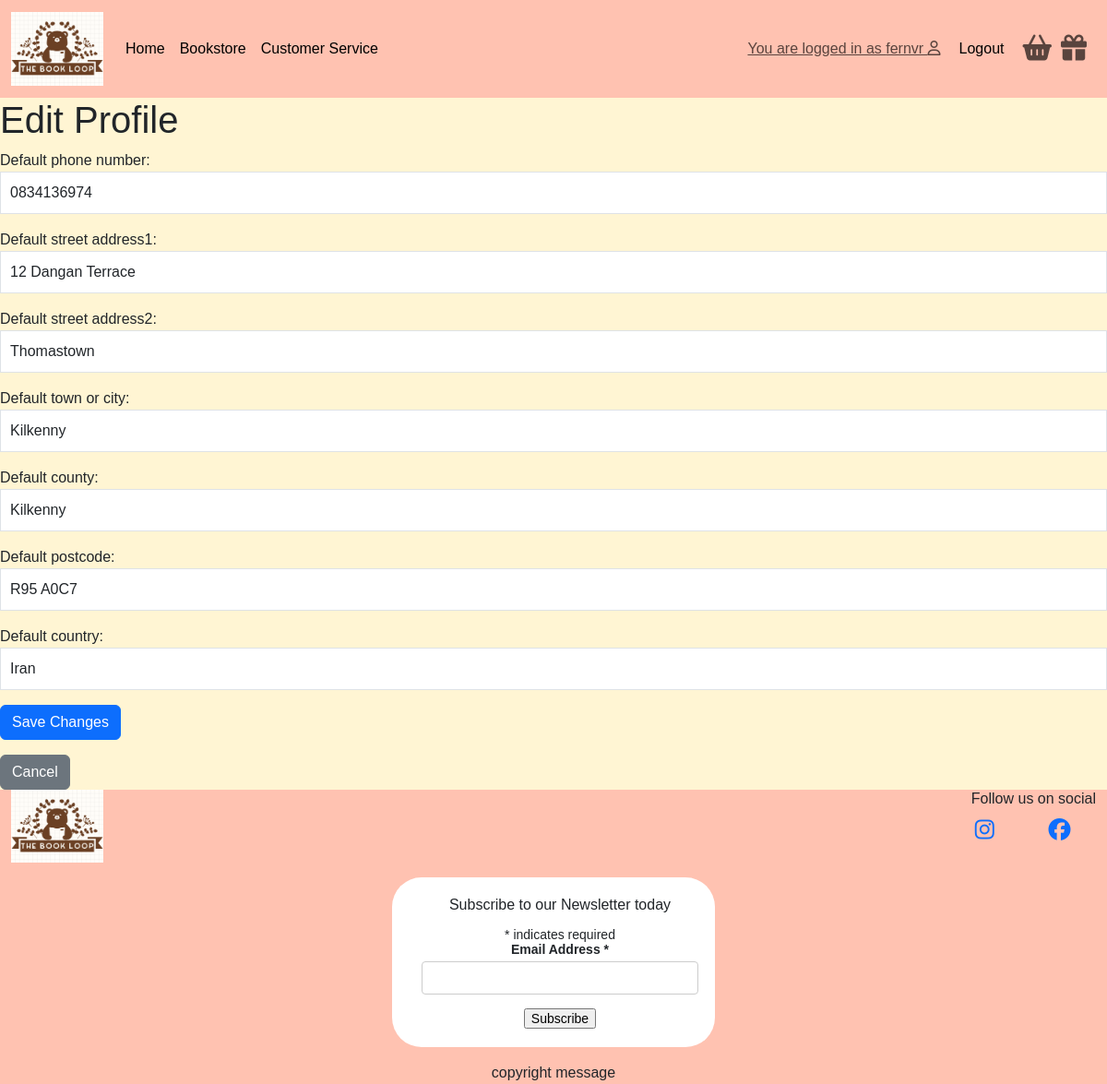
The app's page /user_profile/edit/ (signed in) with its own data.
### user_profile/models.py (models this page shows, shortened)
class UserProfile(models.Model):
    user = models.OneToOneField(User, on_delete=models.CASCADE)
    default_phone_number = models.CharField(max_length=20, null=True, blank=True)
    default_street_address1 = models.CharField(max_length=80, null=True, blank=True)
    default_street_address2 = models.CharField(max_length=80, null=True, blank=True)
    default_town_or_city = models.CharField(max_length=40, null=True, blank=True)
    default_county = models.CharField(max_length=80, null=True, blank=True)
    default_postcode = models.CharField(max_length=20, null=True, blank=True)
    default_country = CountryField(blank_label='Country', null=True, blank=True)

### user_profile/views.py (the view)
# urls.py: path('edit/', views.edit_profile, name='edit_profile'),
@login_required
def edit_profile(request):
    profile = get_object_or_404(UserProfile, user=request.user)
    if request.method == 'POST':
        form = UserProfileForm(request.POST, instance=profile)
        if form.is_valid():
            form.save()
            messages.success(request, 'Your profile has been updated.')
            return redirect('user_profile')
        else:
            messages.error(request, 'Update failed. Please check the form for errors.')
    else:
        form = UserProfileForm(instance=profile)
    template = 'user_profile/edit_profile.html'
    context = {
        'form': form,
    }
    return render(request, template, context)

### user_profile/forms.py
class UserProfileForm(forms.ModelForm):
    class Meta:
        model = UserProfile
        fields = (
            'default_phone_number',
            'default_street_address1',
            'default_street_address2',
            'default_town_or_city',
            'default_county',
            'default_postcode',
            'default_country',
        )
        widgets = {
            'default_phone_number': forms.TextInput(attrs={'class': 'form-control', 'placeholder': 'Phone Number'}),
            'default_street_address1': forms.TextInput(attrs={'class': 'form-control', 'placeholder': 'Street Address 1'}),
            'default_street_address2': forms.TextInput(attrs={'class': 'form-control', 'placeholder': 'Street Address 2'}),
            'default_town_or_city': forms.TextInput(attrs={'class': 'form-control', 'placeholder': 'Town or City'}),
            'default_county': forms.TextInput(attrs={'class': 'form-control', 'placeholder': 'County'}),
            'default_postcode': forms.TextInput(attrs={'class': 'form-control', 'placeholder': 'Postcode'}),
            'default_country': forms.Select(attrs={'class': 'form-control'}),
        }

### basket/contexts.py (called while the page is built, shortened)
def basket_contents(request):
    basket_items = []
    total = 0
    book_count = 0
    basket = request.session.get('basket', {})
    delivery = Decimal(3) if total < 40 else Decimal(0)
    grand_total = delivery + total
    context = {
        'basket_items': basket_items,
        'total': total,
        'order_total': total,
        'book_count': book_count,
        'delivery': delivery,
        'free_delivery_threshold': 40,
        'grand_total': grand_total,
        }
    return context

### user_profile/templates/user_profile/edit_profile.html (shortened to what this page needs)
{% extends "base.html" %}
{% block content %}
<h1>Edit Profile</h1>
<form method="POST" action="{% url 'edit_profile' %}">
    {{ form.as_p }}
    <button type="submit" class="btn btn-primary">Save Changes</button>
</form>
<a href="{% url 'user_profile' %}" class="btn btn-secondary mt-3">Cancel</a>
{% endblock %}

### templates/base.html (shortened to what this page needs)
{% load static %}
{% load cloudinary %}
<!DOCTYPE html>
<html lang="en">
<head>
    {% block corecss %}
    <link rel="stylesheet" href="https://cdnjs.cloudflare.com/ajax/libs/font-awesome/5.15.3/css/all.min.css">
    <link href="https://cdn.jsdelivr.net/npm/bootstrap@5.3.1/dist/css/bootstrap.min.css" rel="stylesheet">
    <link rel="stylesheet" href="{% static 'css/style.css' %}">
    <link href="//cdn-images.mailchimp.com/embedcode/classic-061523.css" rel="stylesheet" type="text/css">
    {% endblock %}
</head>
<body class="d-flex flex-column min-vh-100">
    <header class="navbar navbar-expand-lg navbar-light">
        <div class="container-fluid">
            <a class="navbar-brand" href="{% url 'home' %}">
                <img src="{{ MEDIA_URL }}site-media/LOGO-draft1.png" class="logo">
            </a>
            <div class="collapse navbar-collapse" id="navbarSupportedContent">
                <ul class="navbar-nav me-auto mb-2 mb-lg-0">
                    <li class="nav-item">
                        <a class="nav-link {% if request.path == home_url %}active{% endif %}" aria-current="page"
                            href="{% url 'home' %}">
                            Home
                        </a>
                    </li>
                    <li class="nav-item">
                        <a class="nav-link" aria-current="page" href="{% url 'bookstore:bookstore' %}">
                            Bookstore
                        </a>
                    </li>
                    <li class="nav-item">
                        <a class="nav-link" aria-current="page" href="{% url 'customer_service' %}">
                            Customer Service
                        </a>
                    </li>
                </ul>
                {% if user.is_authenticated %}
                <a href="{% url 'user_profile' %}" class="navbar-text login-status">
                    You are logged in as {{ user }}
                    <i class="fa-regular fa-user"></i>
                </a>
                <div>
                    <a class="nav-link log-link" aria-current="page" href="{% url 'account_logout' %}">
                        Logout
                    </a>
                </div>
                {% endif %}
                <div id="basket-link">
                    <a class="navbar-text h3 basket-icon" href="{% url 'view_basket' %}">
                        <i class="fa-solid fa-basket-shopping"></i>
                    </a>
                </div>
                {% if user.is_authenticated %}
                <div id="wishlist-link">
                    <a class="navbar-text h3 wishlist-icon" href="#">
                        <i class="fa-solid fa-gift"></i>
                    </a>
                </div>
                {% endif %}
            </div>
        </div>
    </header>
    <section>
        {% block content %}
        {% endblock %}
    </section>
    <footer class="mt-auto container-fluid">
        <div class="d-flex footer">
            <section id="logo">
                <a class="navbar-brand logo" href="{% url 'home' %}">
                    <img src="{{ MEDIA_URL }}site-media/LOGO-draft1.png" class="logo">
                </a>
            </section>
            <section id="social-links">
                <h6>Follow us on social</h6>
                <div class="row social-icon-link">
                    <div class="col-6">
                        <a href="https://www.instagram.com/theb.ookloop/" target="_blank" aria-label="instagram"
                            class="reg-links">
                            <i class="fa-brands fa-instagram h4 m-1"></i>
                        </a>
                    </div>
                    <div class="col-6">
                        <a href="https://www.facebook.com/profile.php?id=61571110971891" target="_blank"
                            aria-label="facebook" class="reg-links">
                            <i class="fa-brands fa-facebook h4 m-1"></i>
                        </a>
                    </div>
                </div>
            </section>
        </div>
        <section id="newsletter" class="newsletter-form text-center mt-3 row">
            <div class="col-12">
                <div id="mc_embed_shell">
                    <div id="mc_embed_signup">
                        <form
                            action="https://herokuapp.us3.list-manage.com/subscribe/post?u=f52eb6fdf9c6b62e87ad1d8bb&amp;id=778a9efa7d&amp;f_id=00d4ace2f0"
                            method="post" id="mc-embedded-subscribe-form" name="mc-embedded-subscribe-form"
                            class="validate" target="_blank">
                            <div id="mc_embed_signup_scroll">
                                <h2>Subscribe to our Newsletter today</h2>
                                <div class="indicates-required"><span class="asterisk">*</span> indicates required</div>
                                <div class="mc-field-group"><label for="mce-EMAIL">Email Address <span
                                            class="asterisk">*</span></label><input type="email" name="EMAIL"
                                        class="required email" id="mce-EMAIL" required="" value=""></div>
                                <div class="optionalParent">
                                    <div class="clear foot">
                                        <input type="submit" name="subscribe" id="mc-embedded-subscribe" class="button"
                                            value="Subscribe">
                                    </div>
                                </div>
                            </div>
                        </form>
                    </div>
                </div>
            </div>
        </section>
        <div id="copyright" class="text-center mt-3">
            copyright message
        </div>
    </footer>
</body>
</html>

### static/css/style.css (style rules this page uses)
body { font-family: Arial, sans-serif; background-color: #fff5d3; }
header { background-color: #ffc2b1; }
.nav-link { color: black; }
.log-link { margin-right: 20px; }
.login-status { margin-right: 20px; }
.basket-icon, .wishlist-icon { margin-right: 10px; }
.logo { width: 100px; }
footer { background-color: #ffc2b1; }
.footer { justify-content: space-between; }
.newsletter-form { background-color: white; border-radius: 2rem; padding: 10px; width: 450px; margin: 0 auto; }
#newsletter { padding: 20px; color: #212529; box-sizing: border-box; }
#newsletter h2 { font-size: 1.5rem; margin-bottom: 15px; }
#newsletter .mc-field-group label { display: block; font-weight: bold; margin-bottom: 5px; }
#newsletter .mc-field-group input[type="email"] { padding: 0.5rem; font-size: 1rem; margin-bottom: 15px; border: 1px solid #ccc; border-radius: 4px; width: 100%; }
#newsletter input[type="submit"] { cursor: pointer; }
.form-control { margin-bottom: 15px; padding: 10px; border-radius: 0; }
#mc_embed_signup { background: #fff; clear: left; font: 14px Helvetica, Arial, sans-serif; width: 400px; }
@media screen and (min-width: 350px) { #mc_embed_signup { width: 300px; } }
@media screen and (min-width: 350px) { .newsletter-form { width: 350px; padding: 5px; } }
@media screen and (min-width: 350px) { #newsletter h2 { font-size: 1rem; } }

### records on screen
UserProfile: default_phone_number "0834136974", default_street_address1 "12 Dangan Terrace", default_street_address2 "Thomastown", default_town_or_city "Kilkenny", default_county "Kilkenny", default_postcode "R95 A0C7", default_country "Iran"

### other values on screen
{{ user }} "fernvr"
